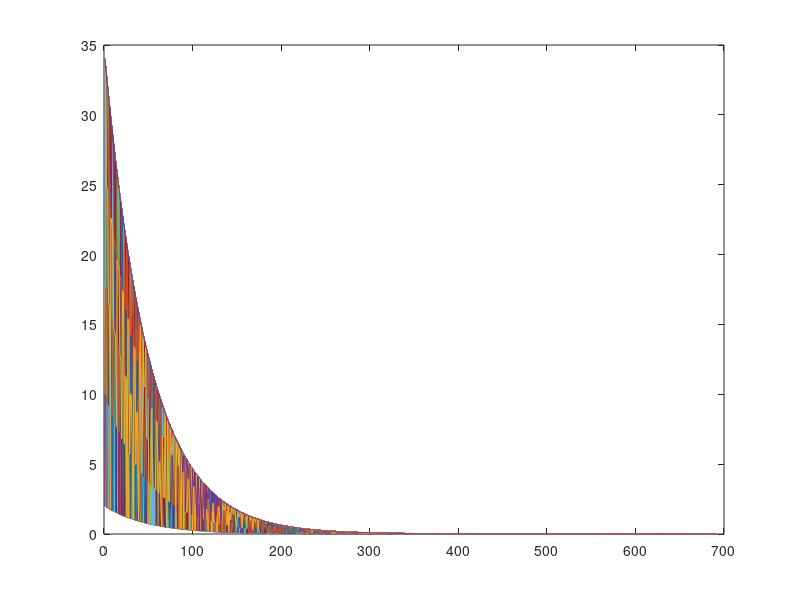

Write the MATLAB code that produced this figure.
%==========================================================================
% GEI-1056 - Programme FEQ - Projet de Session
% ==> programme à  compléter
%
% par F. 
%Completer Par:
% Oumar Kone
%==========================================================================
clear all; close all; clc;
%-- Chargement de vos données «data_QAM_all» et «data_B3_all»
load('data_FEQ_APP.mat');

%-- Mise sous la forme 256 lignes (ou sous-canaux) x Nb_loop colonnes
Data_B3_all = reshape(Data_B3_all,256,length(Data_B3_all)/256);
data_QAM_all = reshape(data_QAM_all,256,length(data_QAM_all)/256);

%== Calcul des coefficient du FEQ - Méthode NLMS ==========================
Nb_SubChan_OFDM = size(data_QAM_all,1);       % nombre de sous-canaux
Nb_iter = size(data_QAM_all,2);               % nombre d'iterations

%- Initialiation ----------------------------------------------------------
w_FEQ_APP = zeros(Nb_SubChan_OFDM,Nb_iter);   % Initialisation des coefficients 
mu = 0.01;
Output_NLMS = zeros(Nb_SubChan_OFDM,Nb_iter);  % Initialisation de la sortie
Erreur_NLMS = zeros(Nb_SubChan_OFDM,Nb_iter);  % Initialisation de l'erreur

%-- Boucle d'apprentissage de la méthode NLMS -----------------------------
for n = 1:Nb_iter               % boucle des itÃ©rations
    for i = 1:Nb_SubChan_OFDM   % boucle des sous-canaux
        %-- Calcul de la sortie «Output_NLMS»
        Output_NLMS(i, n) = conj(w_FEQ_APP(i, n)) * Data_B3_all(i, n);
        % -- Calcul de l'erreur «Erreur_NLMS»
        Erreur_NLMS(i, n) = data_QAM_all(i,n) - Output_NLMS(i, n);
        
        % -- Calcul de la mise à jour des coefficient 
        w_FEQ_APP(i,n+1) = w_FEQ_APP(i,n) + mu * conj(Erreur_NLMS(i,n)) * (Data_B3_all(i,n) / norm(Data_B3_all(i,n))^2);
    end
end

%-- Affichage de l'erreur de convergence ----------------------------------
figure(100);plot((Erreur_NLMS.*conj(Erreur_NLMS))')

%-- Choix des Coefficients ------------------------------------------------
w_FEQ_2 = conj(w_FEQ_APP(:,end)); % le conjugué ici vite de l'appliquer dans le programme principal

%-- sauvegarde des Coefficients -------------------------------------------
save('MES_Coef_FEQ.mat','w_FEQ_2')
%==========================================================================